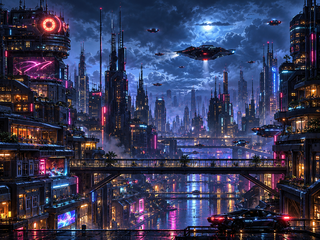
#> input picture token_tv/assets/neon-city-bridge.png, 320 x 240 px; its folder holds only this picture in this run
$ python -i board_city.py   (imports and definitions only)
#> lines starting #> are read from the running program, lines starting #| are printed output that depends on the picture
#> further down, picture is the input picture: PIL image 320x240 RGB; mean R, G, B 55.3, 57.4, 87.4
"""Page 8 of the touch board: the countdown as Manhattan seen from above at dusk (320x240).

the reference idea (2026-10-19, after finding the old four-ring page "super lioso"): a dense city seen a little from the sky,
toward the street, where only THREE buildings are data and the rest is just city. His reference photos were an aerial
view of Manhattan at blue hour and a sunset skyline; nothing is copied from them, the city is drawn from scratch. He
then asked for much more realism, isometric rooftop signs, a clearer small building and, last, "casi una foto": less
haze, many more details and data buildings that do not stand out so much.

- Two towers carry the WEEK: Codex's and Claude's, each a stepped tower of twenty floors. The floors lit from the
  ground up are the quota left (5 % a floor, at least one while any is left, none when unknown). Codex's windows are
  warm amber, Claude's stone-white, both about as bright as the city's own lights so they sit in the picture. Each has a
  rooftop sign on posts, drawn in the city's isometric projection, with its own mascot (Codex's blue cloud with `>_`,
  Claude Code's orange critter).
- One small building, beside Claude's tower, is Claude's five hours: five tall floors set apart by ledges and a ruler of
  five marks on its corner, eight windows across each face. The LEFT face is the quota left (20 % a floor) and the RIGHT
  face the time left (an hour a floor); both turn off floor by floor from the top and, inside the floor that is
  changing, window by window in quarter steps. It stays a dark building unless the reading is fresh, so an unknown
  session never reads as empty. It has a "5H" sign.
- All the other buildings are fixed scenery, a few hundred of them, in glass, stone, brick, concrete and Art Deco: window
  grids of several rhythms with warm, cool, television-blue and half-blinded windows, piers and spandrels, setbacks,
  ledges, lit shop fronts with blade signs, neon, roof gravel, machinery, solar panels, roof gardens, water tanks,
  helipads, aerials, rooftop advertising boards, parks, street trees, lamp posts with pools of light, traffic lights,
  cars, light streaks, shadows at the feet of the blocks, a clear air (no haze at all), a bloom around every light and a light
  vignette. Nothing there changes with a reading.
- Two translucent cards at the bottom hold, for each provider, its mascot, the quota number, the weekly reset and the
  saved resets as three hearts (no count; `?`, `+` and OLD behave as everywhere). Unknown is `--`, never zero.

No sky is left to twinkle, so this page carries no star trailer.
"""
import functools
import math
import random

from PIL import Image, ImageChops, ImageDraw, ImageFilter

from token_tv import board_anim
from token_tv.board_art import CLAUDE, CODEX, RAMP, SS, H, W, Scene, _resets, _row
from token_tv.display import ASSETS
from token_tv.personal_faces import banked_hearts, remaining_reading, session_pace
from token_tv.themes import face

S = 4                                               # internal drawing scale: final pixels -> S pixels (reduced to SS)
HW, HH = 6, 3                                       # half width and half height of a ground cell on screen
OX, OY = 160, -22                                   # screen position of ground cell (0, 0)
FLOOR = 3.8                                         # height of a floor in pixels
SMALL_FLOOR = 6.4                                   # the five-hour building has taller floors so each one reads
LABEL = '#a9c5e1'
STONE_QUOTA, STONE_TIME = '#e2dccf', '#968e7e'
SKY = (('#0b2a52', 0), ('#1d4d7c', 18), ('#4f7fa0', 36), ('#e29a6a', 52), ('#f6c58a', 70))
FOG = (138, 150, 172)
HEROES = {'codex': (21, 32), 'claude': (32, 21)}    # south-west corner cell (x0, y0) of each tower's 3x3 footprint
SMALL = (36, 16)                                    # the five-hour building's 4x4 footprint corner
SMALL_SIZE = 4
TOWER_FLOORS = 10                                   # ten floors of 10 %: each can be part-lit, window by window
LOWER_FLOORS = 7                                    # the tower's wide part; the narrower top has the other three
HERO_FLOOR = 7.6                                    # a tower's floor is two city floors tall, with two rows of windows
SMALL_COLUMNS = 8                                   # windows across each face of the five-hour building
LIT = {'codex': (255, 220, 136), 'claude': (246, 240, 228)}       # the data towers' lit windows: clearly brighter than the city's
WARM = ((240, 204, 134), (242, 218, 168), (238, 180, 108), (242, 226, 192), (238, 194, 136), (230, 164, 100))
MATERIALS = {                                       # (bottom, top) colours of a facade under the dusk sky, and a weight
    'glass': ((20, 34, 58), (84, 118, 152), 34),
    'stone': ((84, 78, 74), (160, 148, 136), 22),
    'brick': ((92, 50, 42), (150, 92, 72), 14),
    'concrete': ((68, 72, 80), (138, 144, 152), 20),
    'deco': ((96, 84, 70), (176, 156, 130), 10),
}


def mix(a, b, t):
    return tuple(round(a[i] + (b[i] - a[i]) * t) for i in range(3))


# [4 lines left out: function _rgb, not called in this run]


def proj(gx, gy, z=0.0):
    return OX + (gx - gy) * HW, OY + (gx + gy) * HH - z


def _q(points, k=S):
    return [(x * k, y * k) for x, y in points]


def _faces_base(x0, y0, x1, y1):
    """Ground endpoints (start, end) of the left face (towards +y) and of the right face (towards +x), left to right."""
    return (proj(x0, y1), proj(x1, y1)), (proj(x1, y1), proj(x1, y0))


# [7 lines left out: function _box_faces, not called in this run]


def _lerp(a, b, t):
    return (a[0] + (b[0] - a[0]) * t, a[1] + (b[1] - a[1]) * t)


# [11 lines left out: function _window_quads, not called in this run]


def _fog(colour, t):
    """The air is clear (the user asked for no haze at all): a colour stays as it is. Kept so every call site reads the same."""
    return _rgb(colour)


def _depth(x, y):
    """0 for the farthest ground row of the picture, 1 for the nearest."""
    return max(0.0, min(1.0, ((x + y) - 14) / 70))


class Building:
    def __init__(self, x0, y0, x1, y1, height, lit, material='glass', kind='city'):
        self.x0, self.y0, self.x1, self.y1, self.h, self.lit = x0, y0, x1, y1, height, lit
        self.material, self.kind, self.tiers, self.style, self.podium = material, kind, 1, {}, None

    def depth(self):
        return _depth((self.x0 + self.x1) / 2, (self.y0 + self.y1) / 2)

    # [13 lines left out: functions bbox, _hero_boxes, not called in this run]


def _small_box():
    x0, y0 = SMALL
    return (x0, y0, x0 + SMALL_SIZE, y0 + SMALL_SIZE, 0, 5 * SMALL_FLOOR)


# [55 lines left out: functions tower_columns, tower_windows, lit_columns, small_windows, _special_footprints, not called in this run]


def _pick_material(rnd):
    names = list(MATERIALS)
    return rnd.choices(names, [MATERIALS[n][2] for n in names])[0]


# [118 lines left out: functions _crown, _style, _zone_height, _city, not called in this run]


# --------------------------------------------------------------------------------------------------- painting
AVENUES = (40, 35)                                   # (gx of an avenue running along y, gy of one running along x): kept open to view
_KEEP = []                                           # screen boxes of the data buildings: nothing tall may stand in front of them
_REC = None                                          # while a city building is painted: a list that gets each of its windows


# [132 lines left out: functions _lit_window, _paint_face, _paint_roof, _paint_box, not called in this run]


def _red_light(d, px, py):
    d.ellipse(_q([(px - .8, py - .8), (px + .8, py + .8)]), fill=(255, 74, 74))


# [213 lines left out: functions _static_board, _roof_details, _paint_crown, _paint_building, _paint_tower, _paint_park, not called in this run]


def _in_keep(point):
    return any(k[0] <= point[0] <= k[2] and k[1] <= point[1] <= k[3] for k in _KEEP)


# [141 lines left out: functions _paint_lot, _gradient_sky, _paint_ground, not called in this run]


def _bloom(img, strength=.20):
    """A soft glow around every bright light (windows, lamps, streaks), as a night photograph has."""
#> called with strength = 0.2
    rgb = img.convert('RGB')
    bright = rgb.point([min(255, max(0, v - 150) * 3) for v in range(256)] * 3)
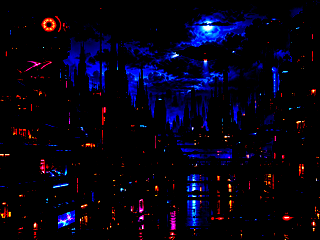
#> bright: PIL image 320x240 RGB; mean R, G, B 5.6, 2.9, 18.5
    glow = bright.filter(ImageFilter.GaussianBlur(1.4 * S))
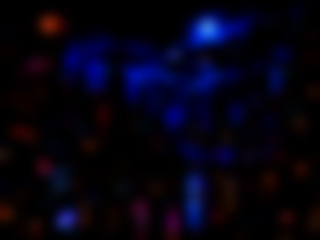
#> glow: PIL image 320x240 RGB; mean R, G, B 5.6, 2.8, 18.5
    wide = bright.filter(ImageFilter.GaussianBlur(4.0 * S))
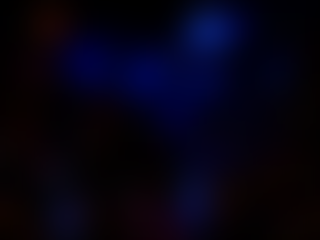
#> wide: PIL image 320x240 RGB; mean R, G, B 5.4, 2.8, 18.3
    glow = ImageChops.add(glow.point(lambda v: round(v * strength)), wide.point(lambda v: round(v * strength * .7)))
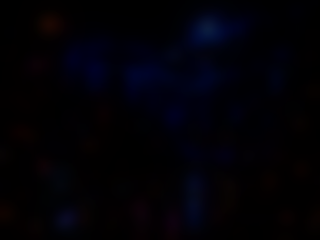
#> glow: PIL image 320x240 RGB; mean R, G, B 1.8, 0.8, 6.2
#> (the run stopped early here; a loop or call above may not have finished)

$ run again, on token_tv/assets/neon-city-realistic-soft.png
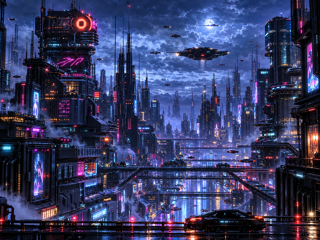
#> input picture token_tv/assets/neon-city-realistic-soft.png, 320 x 240 px
#> picture is the input picture: PIL image 320x240 RGB; mean R, G, B 54.8, 59.5, 98.6
#> in _bloom, `wide = bright.filter(ImageFilter.GaussianBlur(4.0 * S))`:
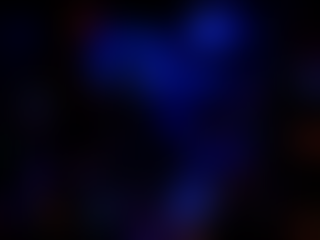
#> wide: PIL image 320x240 RGB; mean R, G, B 5, 3.8, 29.3
#> in _bloom, `glow = ImageChops.add(glow.point(lambda v: round(v * strength)), wide...`:
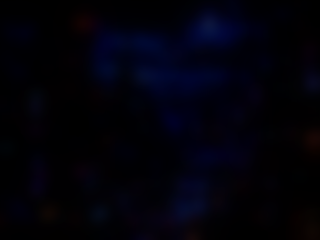
#> glow: PIL image 320x240 RGB; mean R, G, B 1.7, 1.2, 10
